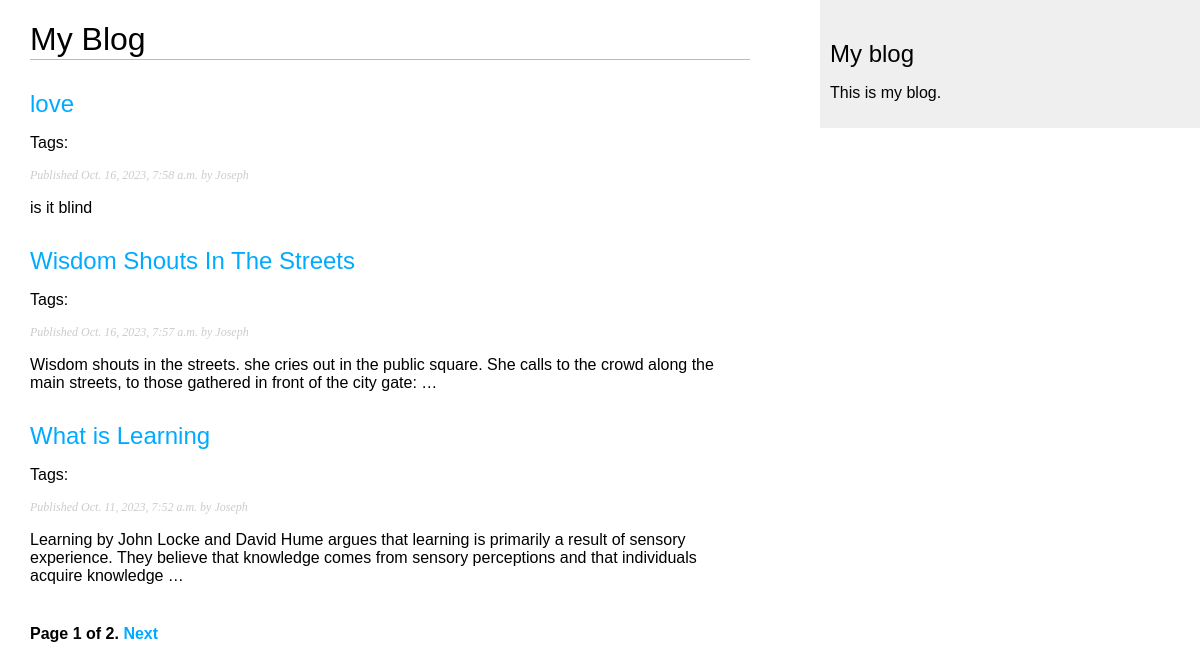
Screenshot of /blog/ with the database file from the repository.
### blog/models.py (models this page shows, shortened)
class Post(models.Model):
    class Status(models.TextChoices):
        DRAFT = 'DF', 'Draft'
        PUBLISHED = 'PB', 'Published'
    tags = TaggableManager()
    title = models.CharField(max_length=250)
    slug = models.SlugField(max_length=250, unique_for_date='publish')
    author = models.ForeignKey(User,
                               on_delete=models.CASCADE,
                               related_name='blog_post')
    body = models.TextField()
    publish = models.DateTimeField(default=timezone.now)
    created = models.DateTimeField(auto_now_add=True)
    update = models.DateTimeField(auto_now=True)
    status = models.CharField(max_length=2,
                              choices=Status.choices,
                              default=Status.PUBLISHED)
    objects = models.Manager() # The default manager.
    published = PublishedManager() # Our custom nmanager.
    class Meta:
        ordering = ['-publish']
        indexes = [
            models.Index(fields=['-publish']),
        ]
    def get_absolute_url(self):
        return reverse ('blog:post_detail', args=[self.publish.year,
                                                  self.publish.month,
                                                  self.publish.day,
                                                  self.slug])

### blog/views.py (the view)
# urls.py: path('', views.PostListView.as_view(), name = 'post_list'),
class PostListView(ListView):
    queryset = Post.published.all()
    context_object_name = 'posts'
    paginate_by = 3
    template_name = 'blog/post/list.html'

### blog/templates/blog/post/list.html (shortened to what this page needs)
{% extends "blog/base.html" %}
{% block content %}
    <h1>My Blog</h1>
    {% for post in posts %}
        <h2>
            <a href="{{ post.get_absolute_url }}">
             {{ post.title }}
            </a>
        </h2>
        <P class="tags">Tags: {{ post.tags.all|join:", " }}</P>
        <p class="date">
            Published {{ post.publish }} by {{ post.author }}
        </p>
        {{ post.body|truncatewords:30|linebreaks }}
    {% endfor %}
    {% include "pagination.html" with page=page_obj %}
{% endblock %}

### blog/static/css/blog.css (style rules this page uses)
body { margin:0; padding: 0; font-family: Arial, Helvetica, sans-serif, sans-serif; }
a { color:#00abff; text-decoration: none; }
h1 { font-weight: normal; border-bottom: 1px solid #bbb; padding: 0 0 1px 0; }
h2 { font-weight: normal; margin: 30px 0 0; }
p.date { color: #ccc; font-family: georgia, serif ; font-size: 12px; font-style: italic; }

### rows the page displays
Post: title "love", publish "Oct. 16, 2023, 7:58 a.m.", author "Joseph", body "is it blind"
Post: title "Wisdom Shouts In The Streets", publish "Oct. 16, 2023, 7:57 a.m.", author "Joseph", body "Wisdom shouts in the streets. she cries out in the public square. She calls to the crowd along the main streets, to those gathered in front of the city gate: …"
Post: title "What is Learning", publish "Oct. 11, 2023, 7:52 a.m.", author "Joseph", body "Learning by John Locke and David Hume argues that learning is primarily a result of sensory experience. They believe that knowledge comes from sensory perceptions and that individuals acquire knowledge …"

### other values shown
{{ page.number }} "1"
{{ page.paginator.num_pages }} "2"
